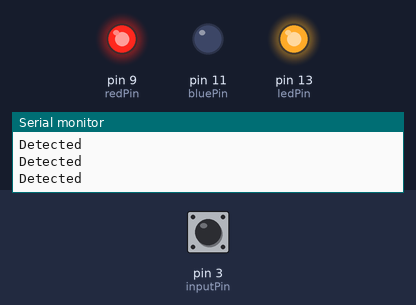
This sketch was run on a simulated Arduino Uno, built with avr-gcc and run on an emulated ATmega328P. Shown: output pins drawn as LEDs (lit = HIGH), the last lines printed to the serial monitor. Inputs (shaded band) come from the test bench; at power-on: pin 3 (inputPin) HIGH.

Above: at 1.2 s.
1.3 s: pin 3 (inputPin) pulled LOW for 0.15 s
At 1.4 s:
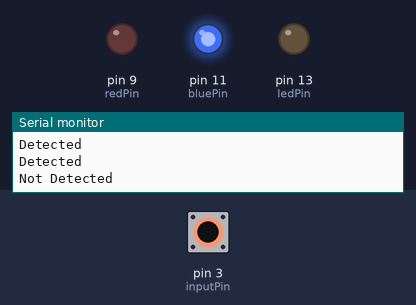
3.0 s: pin 3 (inputPin) pulled LOW for 3.2 s
At 7.6 s:
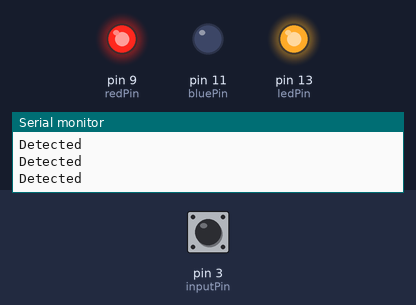
Timing chart, 0 to 9.1 s (numbered marks = the images above; inputs shaded):
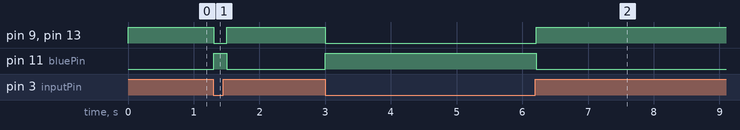

Measured:
- after the input at 1.3 s, pin 9 (redPin), pin 13 (ledPin): HIGH → LOW at once, → HIGH 0.20 s later; pin 11 (bluePin): LOW → HIGH at once, → LOW 0.20 s later
- after the input at 3.0 s, pin 9 (redPin), pin 13 (ledPin): HIGH → LOW at once, → HIGH 3.2 s later; pin 11 (bluePin): LOW → HIGH at once, → LOW 3.2 s later

The sketch:

day4_quiz02.ino
```cpp
int ledPin = 13; // 내부 LED 핀
int inputPin = 3; // PIR sensor 핀
int redPin = 9;
int bluePin = 11;
int red = 0;
int blue = 0;


void setup() {
  Serial.begin(9600); // 시리얼 통신 오픈
  pinMode(ledPin, OUTPUT); // 내부 LED 출력 설정
  pinMode(inputPin, INPUT_PULLUP);//
}

void loop() {
  int motion = digitalRead(inputPin);
  int potValue = 1023;
  if(motion==HIGH){
    digitalWrite(13, HIGH);
    Serial.println("Detected");
    red = potValue/4;
    analogWrite(redPin, red);
    analogWrite(bluePin, 0);
  }
  else{
    digitalWrite(13, LOW);
    Serial.println("Not Detected");
    blue = potValue/4;
    analogWrite(bluePin, blue);
    analogWrite(redPin, 0);
  }
  delay(100);
}
```
